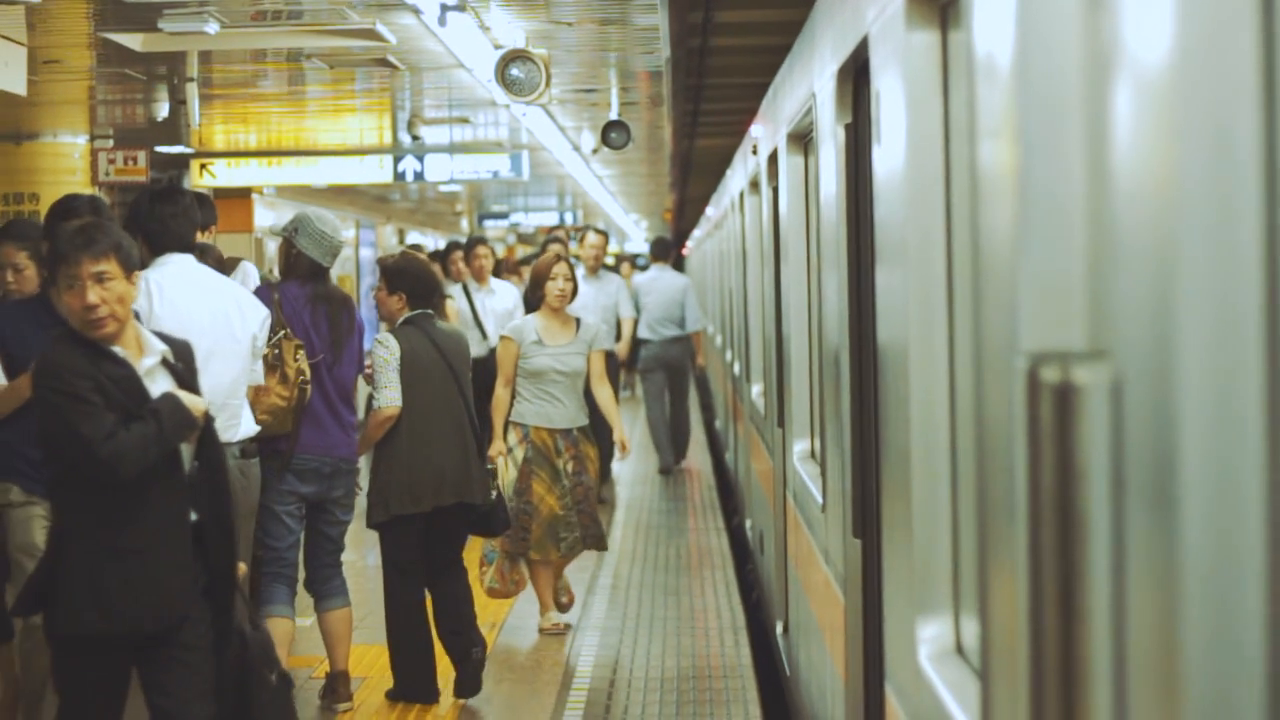
#> input picture frame 18 of data/test2.mp4, 1280 x 720 px, given in place of test.mp4, which was not available
$ python edgedet.py
#> lines starting #> are read from the running program, lines starting #| are printed output that depends on the picture; after the words box and inside, x2 and y2 are one past the last pixel; in counts of white or black regions, pixels touching at a corner belong together; pictures that were not available may be replaced by others from this repository, and a replacement may not be noted
import cv2
import os


# [5 lines of commented-out code are left out]

video_path = os.path.join('.', 'data', 'test.mp4')
cap = cv2.VideoCapture(video_path)
if not cap.isOpened():
    print("Error: Could not open video file.")
    exit()

while True:
    ret, frame = cap.read()
#> frame is the input picture: shape (720, 1280, 3); mean B, G, R 115.1, 132.3, 130.9


    if not ret:
        print("Error: Could not read frame.")
        cap.release()
        exit()
    lower=int(max(0,0.07*64))
    upper=int(min(255,1.3*64))

    min_area_threshold = 550
    blurred_frame = cv2.GaussianBlur(frame, (1, 1), 0)
    edges = cv2.Canny(blurred_frame, threshold1=127, threshold2=127)  # You can adjust the threshold values
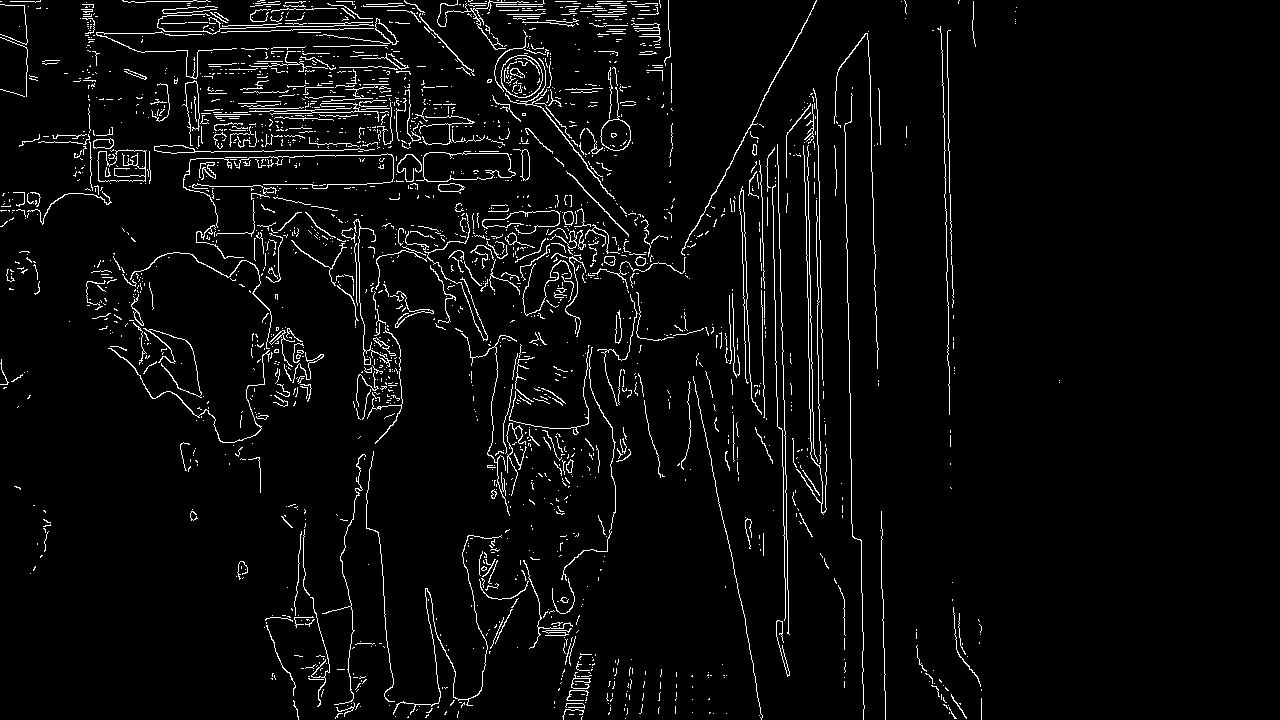
#> edges: shape (720, 1280); 4.1% white in thin lines or dots, all inside (x1, y1, x2, y2) = (0, 0, 1060, 720)
    # Find contours in the edge-detected image
    contours, _ = cv2.findContours(edges, cv2.RETR_EXTERNAL, cv2.CHAIN_APPROX_SIMPLE)
#> contours = 2147 contours, 2089 with area under 20; largest, box (x1, y1, x2, y2) and area: (416, 151, 516, 182) 2222, (500, 55, 543, 98) 1380, (600, 87, 631, 151) 750, (154, 145, 375, 154) 242, (319, 18, 399, 45) 211
    # Iterate through the contours and filter out the ones that might represent railway tracks
    railway_track_contours = []
    for contour in contours:
        # You can add conditions here to filter contours based on area, aspect ratio, etc.
        if cv2.contourArea(contour) > min_area_threshold:
            railway_track_contours.append(contour)
#> this loop made 2147 passes
#> contour on passes 1 to 3: [[625, 718]], [[582, 716], [581, 717], [581, 719], [581, 717]], [[408, 716], [407, 717], [408, 717]]
#> after the loop, railway_track_contours = 3 contours; box (x1, y1, x2, y2) and area: (416, 151, 516, 182) 2222, (500, 55, 543, 98) 1380, (600, 87, 631, 151) 750

    # Draw the filtered railway track contours on the original image
    result_image = frame.copy()
    cv2.drawContours(result_image, railway_track_contours, -1, (0, 255, 0), 2)  # Green color, line thickness 2
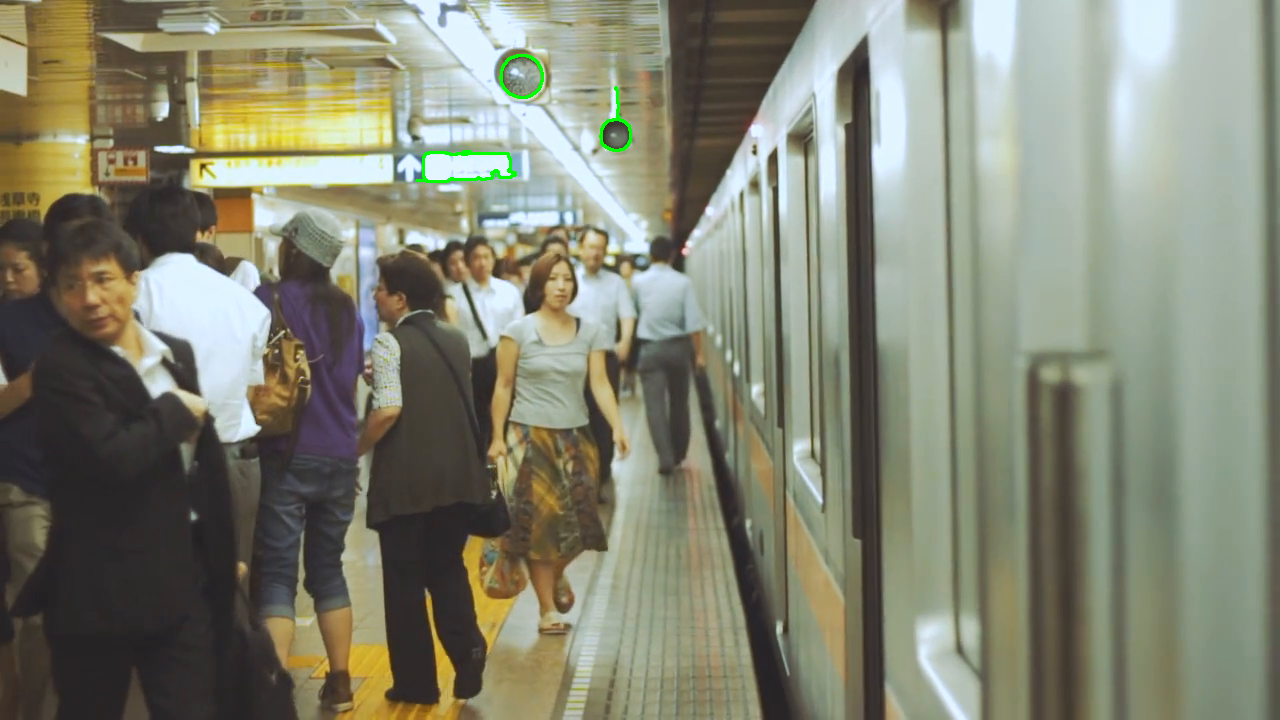
#> result_image: shape (720, 1280, 3); 0.19% of pixels changed, all inside (x1, y1, x2, y2) = (415, 54, 632, 183)

# Show the original image with the detected railway track
    cv2.imshow('Detected Railway Track', result_image)
    if cv2.waitKey(10) & 0xFF == ord('q'):
#> (key q is pressed here)
        break


cv2.waitKey(0)
cv2.destroyAllWindows()
# cap.release()
